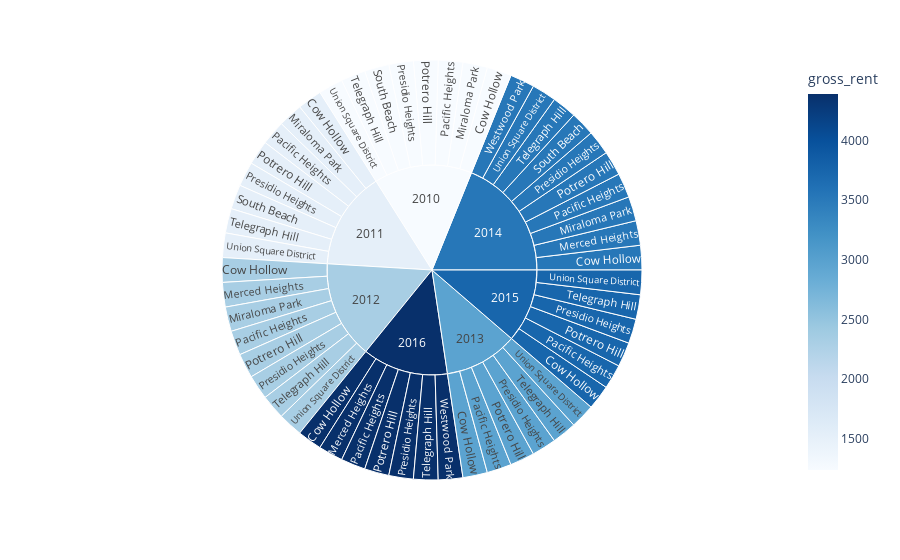

Here is the notebook cell this chart was saved with:
### Code cell
sunburst()

### Figure 1 — Plotly figure (JSON) as saved in the notebook; plotly's stock layout.template omitted (floating-point values rounded to 4 significant figures)
{"data": [{"branchvalues": "total", "customdata": [[1239], [1530], [2324], [2971], [3528], [3739], [4390], [2324], [3528], [4390], [1239], [1530], [2324], [3528], [1239], [1530], [2324], [2971], [3528], [3739], [4390], [1239], [1530], [2324], [2971], [3528], [3739], [4390], [1239], [1530], [2324], [2971], [3528], [3739], [4390], [1239], [1530], [3528], [1239], [1530], [2324], [2971], [3528], [3739], [4390], [1239], [1530], [2324], [2971], [3528], [3739], [3528], [4390], [1239], [1530], [2324], [2971], [3528], [3739], [4390]], "domain": {"x": [0, 1], "y": [0, 1]}, "hovertemplate": "labels=%{label}<br>count=%{value}<br>parent=%{parent}<br>id=%{id}<br>gross_rent=%{color}<extra></extra>", "ids": ["2010/Cow Hollow", "2011/Cow Hollow", "2012/Cow Hollow", "2013/Cow Hollow", "2014/Cow Hollow", "2015/Cow Hollow", "2016/Cow Hollow", "2012/Merced Heights", "2014/Merced Heights", "2016/Merced Heights", "2010/Miraloma Park", "2011/Miraloma Park", "2012/Miraloma Park", "2014/Miraloma Park", "2010/Pacific Heights", "2011/Pacific Heights", "2012/Pacific Heights", "2013/Pacific Heights", "2014/Pacific Heights", "2015/Pacific Heights", "2016/Pacific Heights", "2010/Potrero Hill", "2011/Potrero Hill", "2012/Potrero Hill", "2013/Potrero Hill", "2014/Potrero Hill", "2015/Potrero Hill", "2016/Potrero Hill", "2010/Presidio Heights", "2011/Presidio Heights", "2012/Presidio Heights", "2013/Presidio Heights", "2014/Presidio Heights", "2015/Presidio Heights", "2016/Presidio Heights", "2010/South Beach", "2011/South Beach", "2014/South Beach", "2010/Telegraph Hill", "2011/Telegraph Hill", "2012/Telegraph Hill", "2013/Telegraph Hill", "2014/Telegraph Hill", "2015/Telegraph Hill", "2016/Telegraph Hill", "2010/Union Square District", "2011/Union Square District", "2012/Union Square District", "2013/Union Square District", "2014/Union Square District", "2015/Union Square District", "2014/Westwood Park", "2016/Westwood Park", "2010", "2011", "2012", "2013", "2014", "2015", "2016"], "labels": ["Cow Hollow", "Cow Hollow", "Cow Hollow", "Cow Hollow", "Cow Hollow", "Cow Hollow", "Cow Hollow", "Merced Heights", "Merced Heights", "Merced Heights", "Miraloma Park", "Miraloma Park", "Miraloma Park", "Miraloma Park", "Pacific Heights", "Pacific Heights", "Pacific Heights", "Pacific Heights", "Pacific Heights", "Pacific Heights", "Pacific Heights", "Potrero Hill", "Potrero Hill", "Potrero Hill", "Potrero Hill", "Potrero Hill", "Potrero Hill", "Potrero Hill", "Presidio Heights", "Presidio Heights", "Presidio Heights", "Presidio Heights", "Presidio Heights", "Presidio Heights", "Presidio Heights", "South Beach", "South Beach", "South Beach", "Telegraph Hill", "Telegraph Hill", "Telegraph Hill", "Telegraph Hill", "Telegraph Hill", "Telegraph Hill", "Telegraph Hill", "Union Square District", "Union Square District", "Union Square District", "Union Square District", "Union Square District", "Union Square District", "Westwood Park", "Westwood Park", "2010", "2011", "2012", "2013", "2014", "2015", "2016"], "marker": {"coloraxis": "coloraxis", "colors": [1239, 1530, 2324, 2971, 3528, 3739, 4390, 2324, 3528, 4390, 1239, 1530, 2324, 3528, 1239, 1530, 2324, 2971, 3528, 3739, 4390, 1239, 1530, 2324, 2971, 3528, 3739, 4390, 1239, 1530, 2324, 2971, 3528, 3739, 4390, 1239, 1530, 3528, 1239, 1530, 2324, 2971, 3528, 3739, 4390, 1239, 1530, 2324, 2971, 3528, 3739, 3528, 4390, 1239, 1530, 2324, 2971, 3528, 3739, 4390]}, "name": "", "parents": ["2010", "2011", "2012", "2013", "2014", "2015", "2016", "2012", "2014", "2016", "2010", "2011", "2012", "2014", "2010", "2011", "2012", "2013", "2014", "2015", "2016", "2010", "2011", "2012", "2013", "2014", "2015", "2016", "2010", "2011", "2012", "2013", "2014", "2015", "2016", "2010", "2011", "2014", "2010", "2011", "2012", "2013", "2014", "2015", "2016", "2010", "2011", "2012", "2013", "2014", "2015", "2014", "2016", "", "", "", "", "", "", ""], "type": "sunburst", "values": [1, 1, 1, 1, 1, 1, 1, 1, 1, 1, 1, 1, 1, 1, 1, 1, 1, 1, 1, 1, 1, 1, 1, 1, 1, 1, 1, 1, 1, 1, 1, 1, 1, 1, 1, 1, 1, 1, 1, 1, 1, 1, 1, 1, 1, 1, 1, 1, 1, 1, 1, 1, 1, 8, 8, 8, 6, 10, 6, 7]}], "layout": {"autosize": true, "coloraxis": {"colorbar": {"title": {"text": "gross_rent"}}, "colorscale": [[0, "rgb(247,251,255)"], [0.125, "rgb(222,235,247)"], [0.25, "rgb(198,219,239)"], [0.375, "rgb(158,202,225)"], [0.5, "rgb(107,174,214)"], [0.625, "rgb(66,146,198)"], [0.75, "rgb(33,113,181)"], [0.875, "rgb(8,81,156)"], [1, "rgb(8,48,107)"]]}, "legend": {"tracegroupgap": 0}, "margin": {"t": 60}}}
